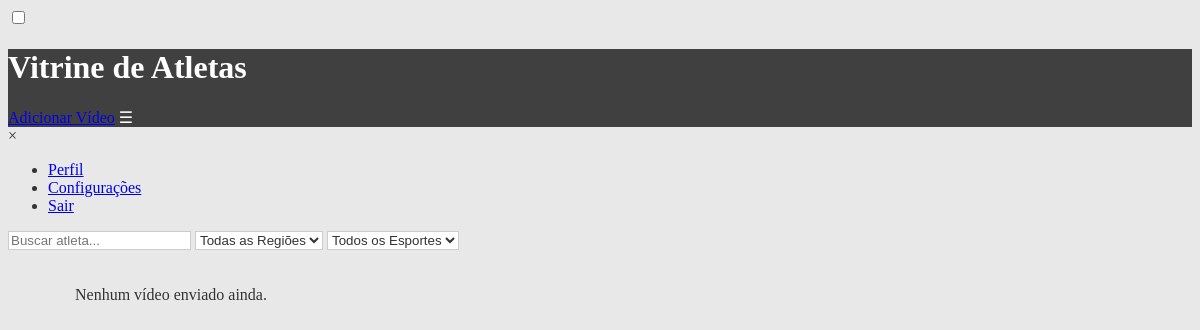
Page /paginaPrincipal/ on the earlier database version.
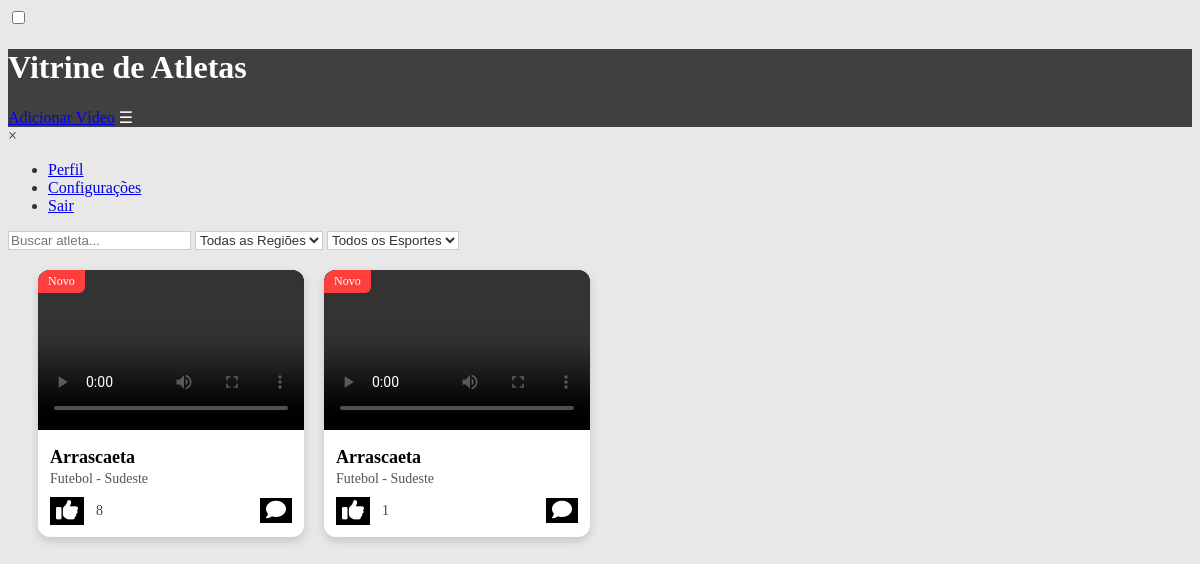
Same page on the later database version.
### main/models.py (models this page shows, shortened)
class Video(models.Model):
    nome = models.CharField(max_length=100)
    esporte = models.CharField(max_length=50)
    regiao = models.CharField(max_length=50)
    descricao = models.TextField()
    arquivo = models.FileField(upload_to='videos/')
    criado_em = models.DateTimeField(auto_now_add=True)
    likes = models.IntegerField(default=0)

### main/views.py (the view)
# urls.py: path('paginaPrincipal/', views.paginaPrincipal, name='paginaPrincipal'),
def paginaPrincipal(request):
    videos = Video.objects.all().order_by('-likes')
    nome = request.GET.get("nome", "")
    esporte = request.GET.get("esporte", "")
    regiao = request.GET.get("regiao", "")
    if nome:
        videos = videos.filter(nome__icontains=nome)
    if esporte and esporte != "All":
        videos = videos.filter(esporte=esporte)
    if regiao and regiao != "All":
        videos = videos.filter(regiao=regiao)
    return render(request, 'main/paginaPrincipal.html', {
        "videos": videos,
        "nome": nome,
        "esporte": esporte,
        "regiao": regiao,
    })

### main/templates/main/paginaPrincipal.html (shortened to what this page needs)
{% load static %}
<!DOCTYPE html>
<html lang="pt-br">
<head>
<link rel="stylesheet" href="{% static 'css/paginaPrincipal.css' %}">
<link rel="stylesheet" href="{% static 'css/tema.css' %}">
<link rel="stylesheet" href="https://cdnjs.cloudflare.com/ajax/libs/font-awesome/6.5.1/css/all.min.css"/>
</head>
<body>
<input type="checkbox" id="menu-toggle">
<header>
    <h1>Vitrine de Atletas</h1>
    <div class="header-right">
        <a href="{% url 'AddVideo' %}" class="add-video-btn">Adicionar Vídeo</a>
        <label for="menu-toggle" class="menu-icon">&#9776;</label>
    </div>
</header>
<nav class="side-menu">
    <label for="menu-toggle" class="close-menu">×</label>
    <ul>
        <li><a href="{% url 'perfil' %}">Perfil</a></li>
        <li><a href="{% url 'configuracoes' %}">Configurações</a></li>
        <li><a href="{% url 'index' %}">Sair</a></li>
    </ul>
</nav>
<section class="filters">
    <form method="get" class="filter-form" id="form-filtros">
        <input type="text" name="nome" placeholder="Buscar atleta..." class="search-bar"
               value="{{ request.GET.nome }}" id="filtro-nome">
        <select name="regiao" id="filtro-regiao">
            <option value="All">Todas as Regiões</option>
        </select>
        <select name="esporte" id="filtro-esporte">
            <option value="All">Todos os Esportes</option>
        </select>
    </form>
</section>
<div class="container">
<section class="athlete-grid">
    {% for v in videos %}
    <div class="athlete-card">
        <span class="badge novo">Novo</span>
        <video controls class="video-player" onclick="event.stopPropagation();">
            <source src="{{ v.arquivo.url }}" type="video/mp4">
        </video>
        <div class="athlete-info"
             onclick="abrirCard('{{ v.id }}')">
            <h3>{{ v.nome }}</h3>
            <p>{{ v.esporte }} - {{ v.regiao }}</p>
            <div class="actions" onclick="event.stopPropagation();">
                <button class="like-btn {% if v.user_liked %}liked{% endif %}"
                        onclick="darLike({{ v.id }}, this)">
                    <i class="fa-solid fa-thumbs-up"></i>
                </button>
                <span class="like-count">{{ v.likes }}</span>
                <button class="chat-btn">
                    <i class="fa-solid fa-comment"></i>
                </button>
            </div>
        </div>
    </div>
    {% empty %}
        <p style="text-align:center;">Nenhum vídeo enviado ainda.</p>
    {% endfor %}
</section>
</div>
</body>
</html>

### main/static/css/paginaPrincipal.css (style rules this page uses)
.athlete-grid { display: grid; grid-template-columns: repeat(4, 1fr); gap: 20px; padding: 20px 30px; }
.athlete-card { background: var(--card-bg, #ffffff); color: var(--card-text, #000000); border-radius: 12px; box-shadow: 0 4px 10px rgba(0,0,0,0.15); overflow: hidden; width: 100%; height: auto; display: flex; flex-direction: column; position: relative; }
.badge.novo { position: absolute; background: #ff3e3e; color: white; padding: 4px 10px; font-size: 12px; border-radius: 0 0 6px 0; z-index: 5; }
.athlete-card video { width: 100%; height: 160px; object-fit: cover; background: #000; }
.athlete-info { padding: 12px; }
.athlete-info h3 { margin: 5px 0 3px; font-size: 18px; font-weight: 600; }
.athlete-info p { margin: 0 0 10px; font-size: 14px; color: #555; }
.actions { display: flex; align-items: center; gap: 12px; }
.like-btn { background: none; border: none; cursor: pointer; font-size: 22px; color: #666; transition: 0.2s ease; }
.like-count { font-size: 14px; color: #444; }
.chat-btn { background: none; border: none; cursor: pointer; font-size: 20px; margin-left: auto; color: #333; transition: 0.2s; }

### main/static/css/tema.css (style rules this page uses)
:root { --bg: #e8e8e8; --text: #333; --header-bg: #414040; --header-text: #ffffff; --card-bg: #ffffff; --input-bg: #ffffff; --input-text: #333; --border: #ccc; --button-bg: #000000; --button-bg-hover: #222222; --button-text: #ffffff; }
body { background: var(--bg); color: var(--text); }
header { background: var(--header-bg) !important; color: var(--header-text) !important; }
input, textarea, select { background: var(--input-bg) !important; color: var(--input-text) !important; border: 1px solid var(--border) !important; }
button, .btn { background: var(--button-bg) !important; color: var(--button-text) !important; }

Differences in the rows shown:
added Video: nome "Arrascaeta", esporte "Futebol", regiao "Sudeste", likes "8"
added Video: nome "Arrascaeta", esporte "Futebol", regiao "Sudeste", likes "1"
Other differences:
text no longer shown: "Nenhum vídeo enviado ainda."
